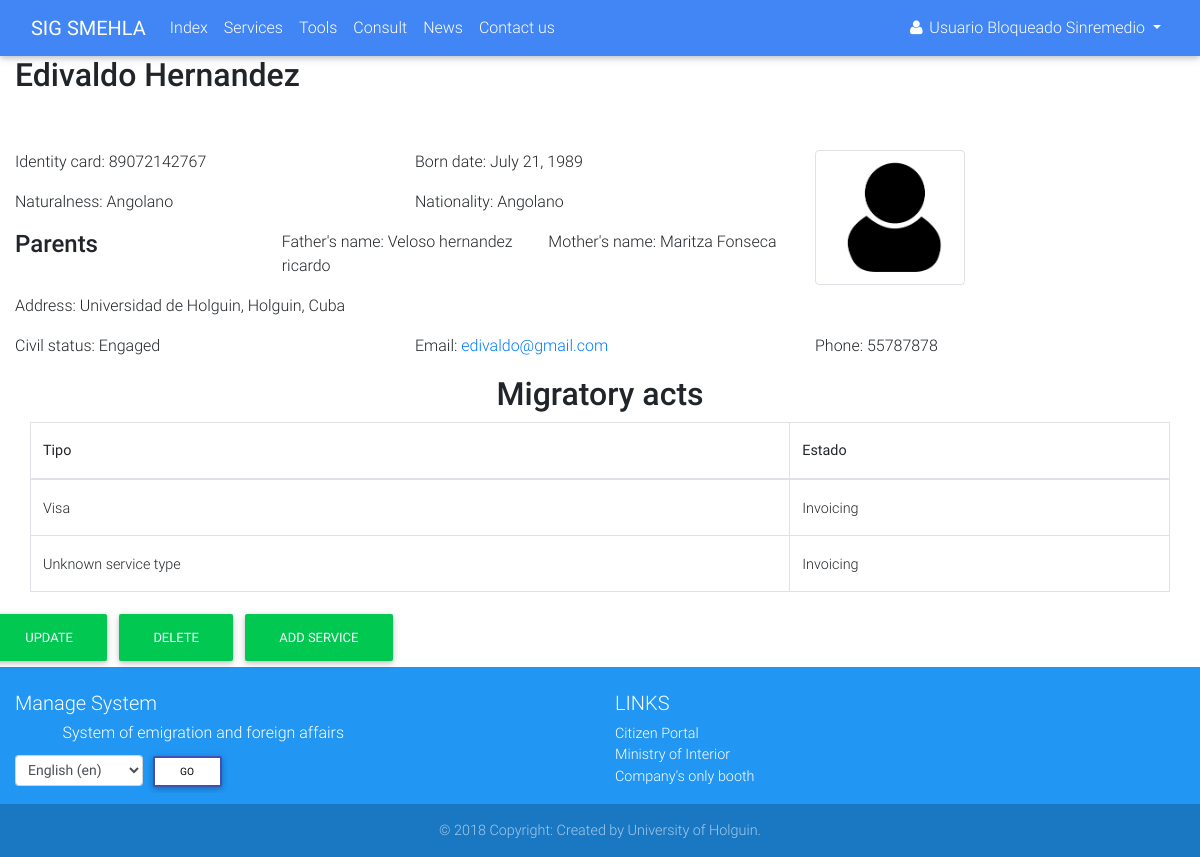
Page /client/6/detail/ (signed in) on the earlier database version.
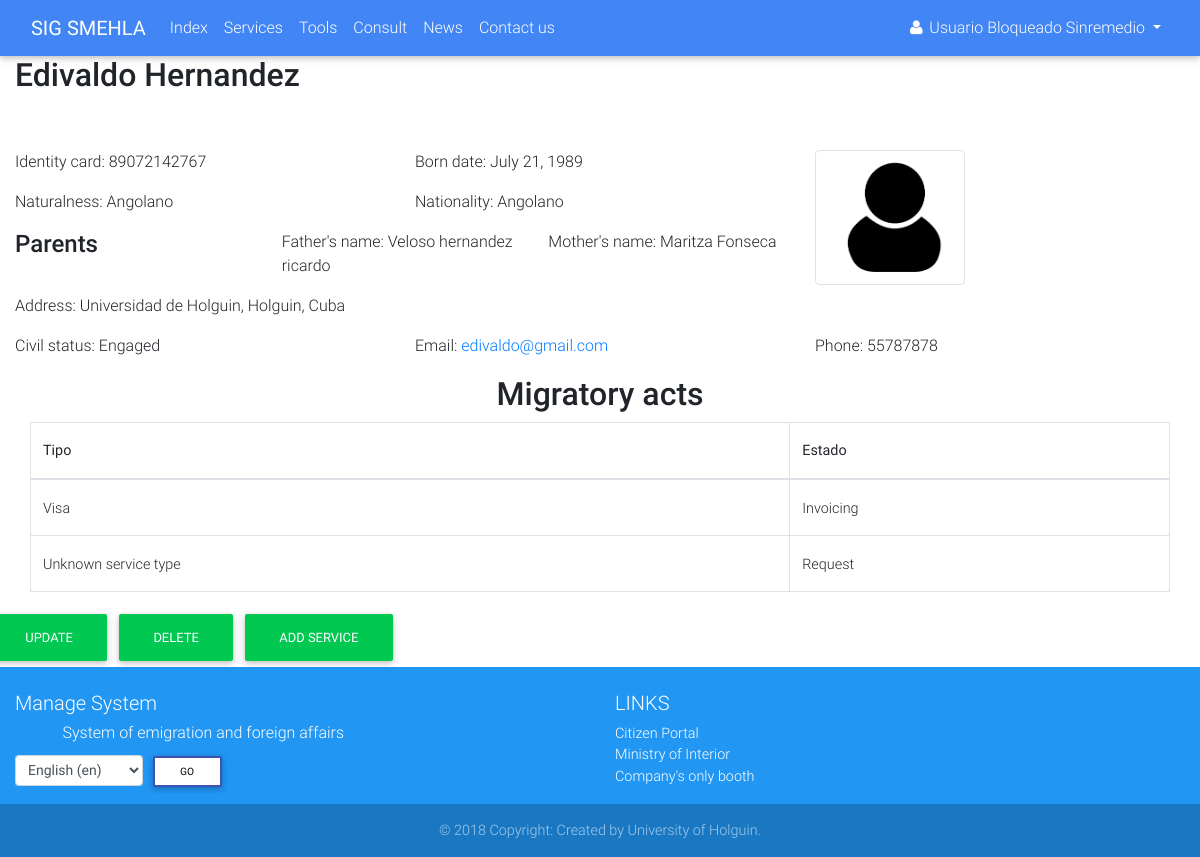
Same page on the later database version.
### accounts/models.py (models this page shows, shortened)
class Profile(AbstractUser):
    OCCUPATION_TYPE = (
        ('FAC', _('Functionary of Attention to Customer')),
        ('BAC', _('Boss of Attention to Customer')),
        ('BDAC', _('Boss of Departament of Attention to Customer')),
        ('DIR', _('Director')),
        ('ADMIN', _('Administrator')),
    )
    born_date = models.DateField(_('Born date'), blank=True, null=True, validators=[validate_born_date])
    occupation = models.CharField(_('Occupation'), max_length=5, choices=OCCUPATION_TYPE, default='FAC')
    class Meta:
        verbose_name = _('Profile')
        verbose_name_plural = _('Profiles')
    def __str__(self):
        if self.first_name and self.last_name:
            return self.get_full_name()
        else:
            return self.username

### services/models.py (models this page shows, shortened)
class Client(models.Model):
    CIVIL_STATUS = (
        ('S', _('Single')),
        ('E', _('Engaged')),
        ('M', _('Married')),
        ('W', _('Widower')),
    )
    def upload_file(self, filename):
        ext = filename.split('.')[-1]
        return 'clients/{}.{}'.format(self.ci, ext)
    def upload_image(self, filename):
        ext = filename.split('.')[-1]
        return 'clients/picture/{}.{}'.format(self.first_name, ext)
    ci = models.CharField(_('Identity card'), max_length=13, unique=True)
    picture = models.ImageField(_('Picture'), upload_to=upload_image, null=True, blank=True)
    first_name = models.CharField(_('First name'), max_length=30)
    last_name = models.CharField(_('Last name'), max_length=150)
    born_date = models.DateField(_('Born date'), validators=[validators.validate_born_date])
    civil_status = models.CharField(_('Civil status'), choices=CIVIL_STATUS, max_length=1)
    naturalness = models.CharField(_("Naturalness"), max_length=30)
    nationality = models.CharField(_('Nationality'), max_length=30)
    father = models.CharField(_('Father name'), max_length=200)
    mother = models.CharField(_('Mother name'), max_length=200)
    address = models.TextField(_('Address'))
    email = models.EmailField(_('Email'))
    phone = models.PositiveIntegerField(_('Phone number'))
    data_attachment = models.FileField(_('Data attachment'), upload_to=upload_file, null=True, blank=True)
    def get_full_name(self):
        full_name = '%s %s' % (self.first_name, self.last_name)
        return full_name.strip()
    class Meta:
        verbose_name = _('Client')
        verbose_name_plural = _('Clients')

class Service(models.Model):
    SERVICE_STATUS = (
        ('1', _('Request')),
        ('2', _('Invoicing')),
        ('3', _('Revision')),
        ('4', _('Authenticating')),
        ('5', _('Deliver')),
    )
    SERVICE_TYPE = {
        'None': _('Unknown service type'),
        'visa': _('Visa'),
        'passport': _('Passport'),
        'renovation': _('Residence renovation'),
        'marriage': _('Residence by marriage'),
        'authorization': _('Residence authorization'),
    }
    client = models.ForeignKey(verbose_name=_('Client'), to=Client, on_delete=models.CASCADE)
    status = models.CharField(_('Status'), max_length=1, choices=SERVICE_STATUS, default='1')
    service_type = None
    def get_service_type(self):
        if self.service_type:
            return self.SERVICE_TYPE[self.service_type]
        else:
            return self.SERVICE_TYPE['None']

### services/views.py (the view)
# urls.py: path('client/<int:pk>/detail/', views.ClientDetailView.as_view(), name='client_detail'),
class ClientDetailView(mixins.LoginRequiredMixin, generic.DetailView):
    model = models.Client

### services/templates/services/client_detail.html (shortened to what this page needs)
{% extends 'navbar.html' %}
{% load i18n %}
{% block main %}
    <div class="container-fluid">
        {% include 'services/client_detail_template.html' with client=client only %}
    </div>
    <div class="row">
        <div class="col-12">
            <h2 class="h2 text-center">{% trans 'Migratory acts' %}</h2>
        </div>
    </div>
    <div class="container">
        <div class="row">
            <table class="table table-bordered table-hover">
                <thead>
                <tr>
                    <th>Tipo</th>
                    <th>Estado</th>
                </tr>
                </thead>
                <tbody>
                {% for service in client.service_set.all %}
                    <tr>
                        {% if service.visa %}
                            <td>{{ service.visa.get_service_type }}</td>
                        {% elif service.passport %}
                            <td>{{ service.passport.get_service_type }}</td>
                        {% else %}
                            <td>{{ service.get_service_type }}</td>
                        {% endif %}
                        <td>{{ service.get_status_display }}</td>
                    </tr>
                {% empty %}
                    <tr>
                        <td colspan="2"
                            class="text-muted text-center">{% trans 'No requested services found' %}</td>
                    </tr>
                {% endfor %}
                </tbody>
            </table>
        </div>
    </div>
    <div class="row">
        <a href="{% url 'services:client_update' client.pk %}" class="btn btn-success">{% trans 'Update' %}</a>
        <a href="{% url 'services:client_delete' client.pk %}" class="btn btn-success">{% trans 'Delete' %}</a>
        {% if user.occupation == 'FAC' %}
            <a href="#" class="btn btn-success" data-toggle="modal"
               data-target="#add-service">{% trans 'Add service' %}</a>
        {% endif %}
    </div>
{% endblock %}

### accounts/templates/navbar.html (shortened to what this page needs)
{% extends 'base.html' %}
{% load static %}
{% load i18n %}
{% block styles %}
    <link rel="stylesheet" href="{% static 'accounts/css/navbar.css' %}">
{% endblock %}
{% block content %}
    <header>
        <nav class="navbar navbar-expand-lg navbar-dark primary-color">
            <div class="container-fluid">
                <a href="{% url 'services:index' %}" class="navbar-brand">
                    <strong>SIG SMEHLA</strong>
                </a>
                <div class="collapse navbar-collapse" id="navbar">
                    <ul class="navbar-nav mr-auto">
                        <li class="nav-item" id="init">
                            <a href="{% url 'services:index' %}" class="nav-link">{% trans 'Index' %}
                                </a>
                        </li>
                        <li class="nav-item" id="services">
                            <a href="{% url 'services:services' %}" class="nav-link">{% trans 'Services' %}</a>
                        </li>
                        {% if user.is_authenticated %}
                            <li class="nav-item" id="tools">
                                <a href="{% url 'services:tools' %}" class="nav-link">{% trans 'Tools' %}</a>
                            </li>
                        {% endif %}
                        <li class="nav-item" id="status">
                            <a href="{% url 'services:status' %}" class="nav-link">{% trans 'Consult' %}</a>
                        </li>
                        <li class="nav-item" id="news">
                            <a href="{% url 'news:list' %}" class="nav-link">{% trans 'News' %}</a>
                        </li>
                        <li class="nav-item">
                            <a href="#" class="nav-link" data-toggle="modal"
                               data-target="#contact">{% trans 'Contact us' %}</a>
                        </li>
                    </ul>
                    <div class="form-inline">
                        <ul class="navbar-nav mr-auto">
                            <li class="nav-item">
                                {% if user.is_authenticated %}
                                    <div class="dropdown">
                                        <a href="#" id="test" class="nav-link waves-effect waves-light dropdown-toggle"
                                           data-toggle="dropdown" aria-haspopup="true" aria-expanded="false">
                                            <i class="fa fa-user"></i>
                                            <span class="clearfix d-none d-sm-inline-block">{{ user }}</span>
                                        </a>
                                    </div>
                                {% else %}
                                    <a href="{% url 'accounts:login' %}" class="nav-link">
                                        <i class="fa fa-sign-in"></i>
                                    </a>
                                {% endif %}
                            </li>
                        </ul>
                    </div>
                </div>
            </div>
        </nav>
    </header>
    <main>
        {% block main %}
        {% endblock %}
    </main>
    <footer class="page-footer font-small blue pt-4">
        <div class="container-fluid text-center text-md-left">
            <div class="row">
                <div class="col-md-6 mt-md-0 mt-3">
                    <h5>{% trans 'Manage System' %}</h5>
                    <h6 class="offset-1">{% trans 'System of emigration and foreign affairs' %}</h6>
                    <form action="{% url 'set_language' %}" method="post">{% csrf_token %}
                        <label>
                            <select name="language" class="form-control form-control-sm" id="languages">
                                {% get_available_languages as LANGUAGES %}
                                {% get_language_info_list for LANGUAGES as languages %}
                                {% get_current_language as LANGUAGE_CODE %}
                                {% for language in languages %}
                                    <option value="{{ language.code }}"{% if language.code == LANGUAGE_CODE %}
                                            selected{% endif %}>
                                        {{ language.name_local }} ({{ language.code }})
                                    </option>
                                {% endfor %}
                            </select>
                        </label>
                        <input type="submit" value="{% trans 'Go' %}" class="btn btn-outline-indigo btn-white btn-sm">
                    </form>
                </div>
                <div class="col-md-3 mb-md-0 mb-3">
                    <h5 class="text-uppercase">{% trans 'Links' %}</h5>
                    <ul class="list-unstyled">
                        <li>
                            <a href="http://www.cidadao.gov.ao" target="_blank">{% trans 'Citizen Portal' %}</a>
                        </li>
                        <li>
                            <a href="http://www.minint.gov.ao" target="_blank">{% trans 'Ministry of Interior' %}</a>
                        </li>
                        <li>
                            <a href="http://gue.minjus-ao.com" target="_blank">{% trans "Company's only booth" %}</a>
                        </li>
                    </ul>
                </div>
            </div>
        </div>
        <div class="footer-copyright text-center py-3">
            &copy; 2018 {% trans 'Copyright: Created by University of Holguin' %}.
        </div>
    </footer>
{% endblock %}

### accounts/templates/base.html (shortened to what this page needs)
<!DOCTYPE html>
{% load i18n %}
{% get_current_language as LANGUAGE_CODE %}
<html lang="{{ LANGUAGE_CODE }}">
{% load static %}
<head>
    <link rel="stylesheet" href="{% static 'accounts/css/font-awesome.css' %}">
    <link href="{% static 'accounts/css/bootstrap.min.css' %}" rel="stylesheet">
    <link href="{% static 'accounts/css/mdb.min.css' %}" rel="stylesheet">
    <link href="{% static 'accounts/css/sweetalert2.min.css' %}" rel="stylesheet">
    <link href="{% static 'accounts/css/bootstrap-datepicker.css' %}" rel="stylesheet">
    <link href="{% static 'accounts/css/styles.css' %}" rel="stylesheet">
    {% block styles %}{% endblock %}
</head>
<body>
{% block content %}
{% endblock %}
</body>
</html>

### services/templates/services/client_detail_template.html (shortened to what this page needs)
{% load i18n %}
{% load static %}
<div class="row">
    <div class="col-lg-12 mb-5">
        <h2 class="h2">{{ client.get_full_name }}</h2>
    </div>
</div>
<div class="row">
    <div class="col-lg-8">
        <div class="row">
            <div class="col-lg-6">
                <p>{% trans 'Identity card' %}: {{ client.ci }}</p>
            </div>
            <div class="col-lg-6">
                <p>{% trans 'Born date' %}: {{ client.born_date }}</p>
            </div>
        </div>
        <div class="row">
            <div class="col-lg-6">
                <p>{% trans 'Naturalness' %}: {{ client.naturalness }}</p>
            </div>
            <div class="col-lg-6">
                <p>{% trans 'Nationality' %}: {{ client.nationality }}</p>
            </div>
        </div>
        <div class="row">
            <div class="col">
                <h4 class="h4">{% trans 'Parents' %}</h4>
            </div>
            <div class="col">
                <p>{% trans "Father's name" %}: {{ client.father }}</p>
            </div>
            <div class="col">
                <p>{% trans "Mother's name" %}: {{ client.mother }}</p>
            </div>
        </div>
        <div class="row">
            <div class="col-lg-12">
                <p>{% trans 'Address' %}: {{ client.address }}</p>
            </div>
        </div>
    </div>
    <div class="col-lg-4">
        <img src="{% if client.picture %}{{ client.picture.url }}{% else %}{% static 'accounts/img/user.png' %}{% endif %}"
             alt="{{ client.first_name }}" width="150em" height="150em" class="img-thumbnail">
    </div>
</div>
<div class="row">
    <div class="col-lg-4">
        <p>{% trans 'Civil status' %}: {{ client.get_civil_status_display }}</p>
    </div>
    <div class="col-lg-4">
        <p>{% trans 'Email' %}: <a href="mailto:{{ client.email }}">{{ client.email }}</a></p>
    </div>
    <div class="col-lg-4">
        <p>{% trans 'Phone' %}: {{ client.phone }}</p>
    </div>
</div>
<div class="row">
    <div class="col-lg-12">
    </div>
</div>

### accounts/static/accounts/css/navbar.css (style rules this page uses)
body { display: flex; min-height: 100vh; flex-direction: column; }
main { flex: 1 0 auto; }

Differences in the rows shown:
changed Service "Unknown service type": status "Invoicing" → "Request"
